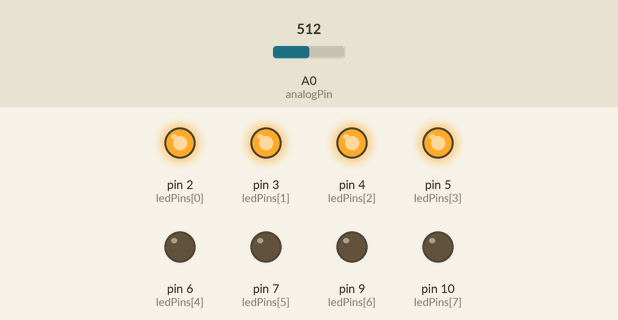
Recording of a sketch running on a simulated Arduino Uno, built with avr-gcc and run on an emulated ATmega328P. Parts: output pins drawn as LEDs (lit = HIGH). The test bench sets the inputs (shaded band); at power-on: A0 (analogPin) = 512.

Above: at 1.2 s.
1.3 s: A0 (analogPin) set to 545
2.8 s: A0 (analogPin) set to 573
At 4.0 s:
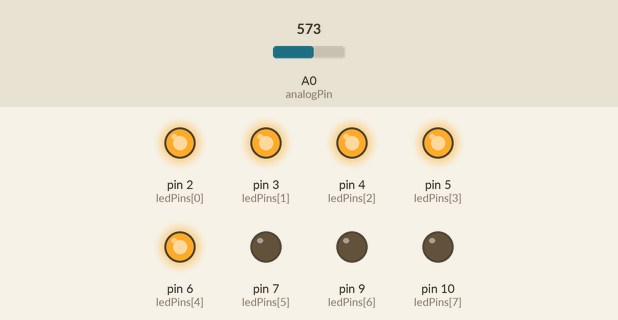
4.3 s: A0 (analogPin) set to 765
At 5.1 s:
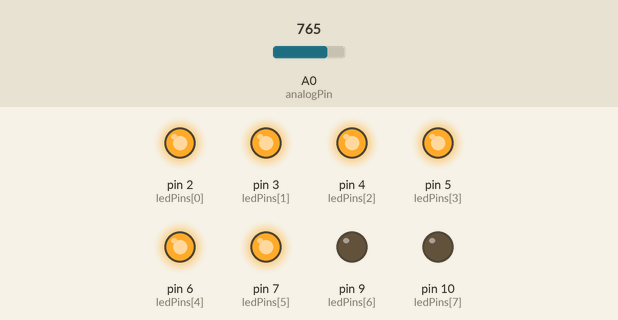
5.8 s: A0 (analogPin) set to 795
8.8 s: A0 (analogPin) set to 900
At 9.03 s:
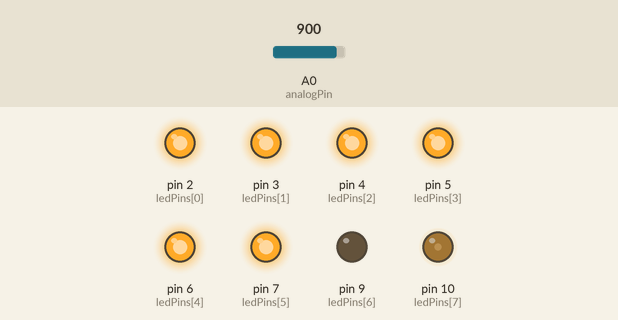
Timing chart, 0 to 12.8 s (numbered marks = the images above; inputs shaded):
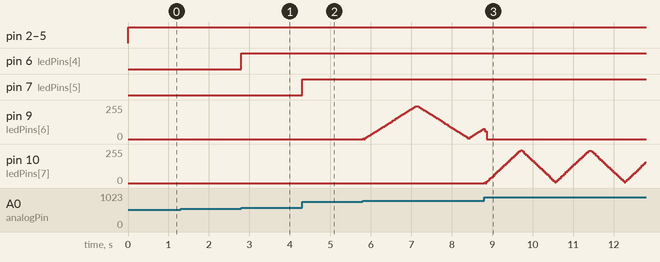

The sketch:

led_bar_potentiometer.ino
```cpp
const int analogPin = A0;
const int ledCount = 9;

int red = 0;
int redDir = 0;
int green = 0;
int greenDir = 0;
int blue = 0;
int blueDir = 0;

int ledPins[] = { 2, 3, 4, 5, 6, 7, 9, 10, 11 };

void setup()
{
  for (int thisLed = 0; thisLed < ledCount - 1; thisLed++)
  {
    pinMode(ledPins[thisLed], OUTPUT);
  }
}

void loop()
{
  int sensorReading = analogRead(analogPin);
  int ledLevel = map(sensorReading, 0, 1000, 0, ledCount);

  for (int thisLed = 0; thisLed < ledCount; thisLed++)
  {
    if (thisLed < ledLevel)
    {
      /*
      if (ledLevel >= 6 && thisLed == 6)
      {
        digitalWrite(ledPins[thisLed], HIGH);
        delay(18000 / (ledLevel * ledLevel * ledLevel));
        digitalWrite(ledPins[thisLed], LOW);
        digitalWrite(ledPins[thisLed+1], HIGH);
        delay(18000 / (ledLevel * ledLevel * ledLevel));
        digitalWrite(ledPins[thisLed+1], LOW);
        digitalWrite(ledPins[thisLed+2], HIGH);
        delay(18000 / (ledLevel * ledLevel * ledLevel));
        digitalWrite(ledPins[thisLed+2], LOW);
      }
      */
      if (ledLevel >= 6 && thisLed >= 6)
      {
        if (thisLed == 6 && ledLevel == 7)
        {
          if (redDir == 0)
          {
            if (red + ledLevel - 5 >= 255)
            {
              redDir = !redDir;
              red = 255;
            }
            else
              red += ledLevel - 5;
          }
          else
          {
            if (red - ledLevel - 5 <= 0)
            {
              redDir = !redDir;
              red = 1;
            }
            else
              red -= ledLevel - 5;
          }

          analogWrite(ledPins[thisLed], red);
          delay(10);
        }
        else
          digitalWrite(ledPins[thisLed], LOW);

        if (thisLed == 7 && ledLevel == 8)
        {
          if (greenDir == 0)
          {
            if (green + ledLevel - 5 >= 255)
            {
              greenDir = !greenDir;
              green = 255;
            }
            else
              green += ledLevel - 5;
          }
          else
          {
            if (green - ledLevel - 5 <= 0)
            {
              greenDir = !greenDir;
              green = 1;
            }
            else
              green -= ledLevel - 5;
          }

          analogWrite(ledPins[thisLed], green);
          delay(10);
        }
        else
          digitalWrite(ledPins[thisLed], LOW);

        if (thisLed == 8 && ledLevel == 9)
        {
          if (blueDir == 0)
          {
            if (blue + ledLevel - 5 >= 255)
            {
              blueDir = !blueDir;
              blue = 255;
            }
            else
              blue += ledLevel - 5;
          }
          else
          {
            if (blue - ledLevel - 5 <= 0)
            {
              blueDir = !blueDir;
              blue = 1;
            }
            else
              blue -= ledLevel - 5;
          }

          analogWrite(ledPins[thisLed], blue);
          delay(10);
        }
        else
          digitalWrite(ledPins[thisLed], LOW);

      }
      else
      {
        digitalWrite(ledPins[thisLed], HIGH);
      }
    }
    else
    {
      digitalWrite(ledPins[thisLed], LOW);
    }
  }
}
```

Measured:
- the behaviour switches between 555 and 556 on A0 (analogPin) (found by bisection; images 0 and 1)
- after the input at 1.3 s, every drawn part: stays the same
- after the input at 2.8 s, pin 6 (ledPins[4]): LOW → HIGH at once
- after the input at 4.3 s, pin 7 (ledPins[5]): LOW → HIGH at once
